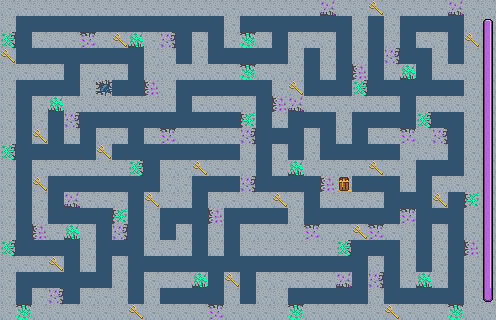

This game map was drawn from its Tiled (.tmx) file and the tilesets committed beside it. A one-line description and the trimmed map source follow:
An orthogonal 31x20 tile map with 16x16 px tiles, 9 tile layers (OceanLayer, WallLayer, EnergyLayer, EnergyBarEmptyLayer, ...) and 20 objects.

<map version="1.10" tiledversion="1.11.2" orientation="orthogonal" renderorder="right-down" width="31" height="20" tilewidth="16" tileheight="16" infinite="0" nextlayerid="14" nextobjectid="40">
 <tileset firstgid="1" source="../tiled/map_tileset.tsx" />
 <layer id="1" name="OceanLayer" width="31" height="20">
  <data>[620 cells, 620 non-empty, 1 distinct tile ids]</data>
 </layer>
 <layer id="2" name="WallLayer" width="31" height="20">
  <data>[620 cells, 354 non-empty, 1 distinct tile ids]</data>
 </layer>
 <layer id="3" name="EnergyLayer" width="31" height="20">
  <data>[620 cells, 28 non-empty, 4 distinct tile ids]</data>
 </layer>
 <layer id="13" name="EnergyBarEmptyLayer" width="31" height="20">
  <data>[620 cells, 18 non-empty, 3 distinct tile ids]</data>
 </layer>
 <layer id="12" name="EnergyBarLayer" width="31" height="20">
  <data>[620 cells, 18 non-empty, 3 distinct tile ids]</data>
 </layer>
 <layer id="4" name="GuideLayer" width="31" height="20">
  <data>[620 cells, 22 non-empty, 4 distinct tile ids]</data>
 </layer>
 <layer id="5" name="WeaponLayer" width="31" height="20">
  <data>[620 cells, 18 non-empty, 1 distinct tile ids]</data>
 </layer>
 <layer id="6" name="TreasureLayer" width="31" height="20">
  <data>[620 cells, 1 non-empty, 1 distinct tile ids]</data>
 </layer>
 <layer id="11" name="ExitLayer" width="31" height="20">
  <data>[620 cells, 1 non-empty, 1 distinct tile ids]</data>
 </layer>
 <objectgroup id="9" name="PlayerSpawn">
  <object id="20" x="112" y="80">
   <point />
  </object>
 </objectgroup>
 <objectgroup id="10" name="EnemySpawn">
  <object id="21" x="176" y="80">
   <point />
  </object>
  <object id="22" x="272" y="16">
   <point />
  </object>
  <object id="23" x="368" y="32">
   <point />
  </object>
  <object id="24" x="416" y="80">
   <point />
  </object>
  <object id="25" x="352" y="112">
   <point />
  </object>
  <object id="26" x="384" y="192">
   <point />
  </object>
  <object id="27" x="304" y="192">
   <point />
  </object>
  <object id="28" x="240" y="208">
   <point />
  </object>
  <object id="29" x="176" y="256">
   <point />
  </object>
  <object id="30" x="96" y="272">
   <point />
  </object>
  <object id="31" x="16" y="288">
   <point />
  </object>
  <object id="32" x="16" y="176">
   <point />
  </object>
  <object id="33" x="32" y="80">
   <point />
  </object>
  <object id="34" x="16" y="16">
   <point />
  </object>
  <object id="35" x="144" y="16">
   <point />
  </object>
  <object id="36" x="176" y="144">
   <point />
  </object>
  <object id="37" x="288" y="256">
   <point />
  </object>
  <object id="38" x="432" y="288">
   <point />
  </object>
  <object id="39" x="448" y="128">
   <point />
  </object>
 </objectgroup>
</map>
